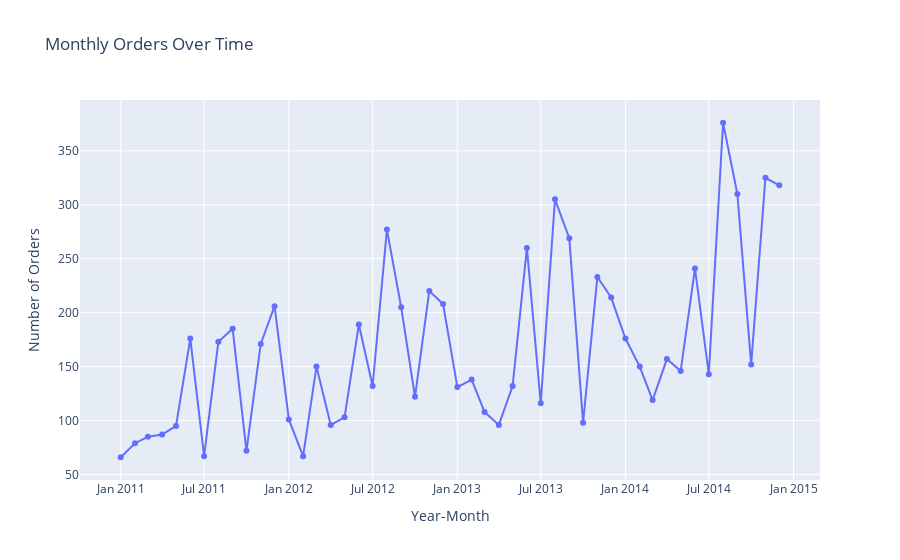

Here is the notebook cell this chart was saved with:
### Code cell
monthly_orders = df['Order Date'].dt.to_period('M').astype(str).value_counts().sort_index()
plt.figure(figsize=(12,6))
fig = px.line(
    x=monthly_orders.index,
    y=monthly_orders.values,
    title='Monthly Orders Over Time',
    labels={'x': 'Year-Month', 'y': 'Number of Orders'},
    markers=True,
    
)

fig.show()

### Figure 1 — Plotly figure (JSON) as saved in the notebook; plotly's stock layout.template omitted (floating-point values rounded to 4 significant figures)
{"data": [{"hovertemplate": "Year-Month=%{x}<br>Number of Orders=%{y}<extra></extra>", "legendgroup": "", "line": {"color": "#636efa", "dash": "solid"}, "marker": {"symbol": "circle"}, "mode": "lines+markers", "name": "", "orientation": "v", "showlegend": false, "type": "scatter", "x": ["2011-01", "2011-02", "2011-03", "2011-04", "2011-05", "2011-06", "2011-07", "2011-08", "2011-09", "2011-10", "2011-11", "2011-12", "2012-01", "2012-02", "2012-03", "2012-04", "2012-05", "2012-06", "2012-07", "2012-08", "2012-09", "2012-10", "2012-11", "2012-12", "2013-01", "2013-02", "2013-03", "2013-04", "2013-05", "2013-06", "2013-07", "2013-08", "2013-09", "2013-10", "2013-11", "2013-12", "2014-01", "2014-02", "2014-03", "2014-04", "2014-05", "2014-06", "2014-07", "2014-08", "2014-09", "2014-10", "2014-11", "2014-12"], "xaxis": "x", "y": [66, 79, 85, 87, 95, 176, 67, 173, 185, 72, 171, 206, 101, 67, 150, 96, 103, 189, 132, 277, 205, 122, 220, 208, 131, 138, 108, 96, 132, 260, 116, 305, 269, 98, 233, 214, 176, 150, 119, 157, 146, 241, 143, 376, 310, 152, 325, 318], "yaxis": "y"}], "layout": {"legend": {"tracegroupgap": 0}, "title": {"text": "Monthly Orders Over Time"}, "xaxis": {"anchor": "y", "domain": [0, 1], "title": {"text": "Year-Month"}}, "yaxis": {"anchor": "x", "domain": [0, 1], "title": {"text": "Number of Orders"}}}}
